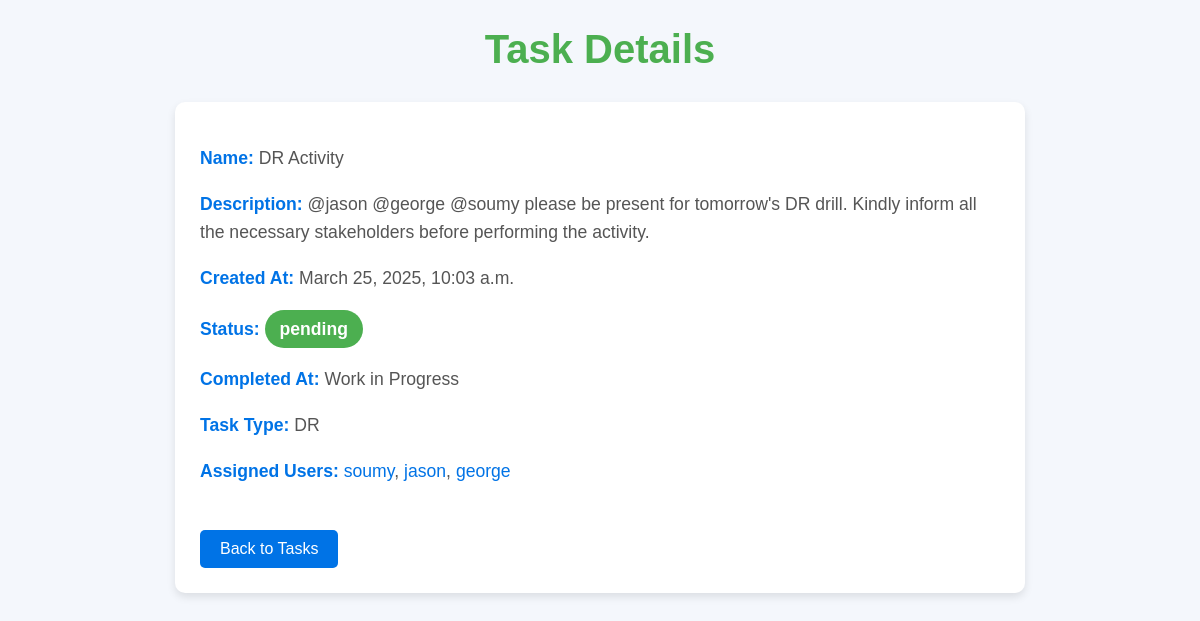
/tasks/DR Activity/, run on the app's committed database.
### tasks/models.py (models this page shows, shortened)
class Task(models.Model):
    STATUS_CHOICES = [
        ('pending', 'Pending'),
        ('in_progress', 'In Progress'),
        ('completed', 'Completed')
    ]
    name = models.CharField(max_length=255)
    description = models.TextField()
    created_at = models.DateTimeField(auto_now_add=True)
    task_type = models.CharField(max_length=100, null=True, blank=True)  # Optional
    completed_at = models.DateTimeField(null=True, blank=True)
    status = models.CharField(max_length=20, choices=STATUS_CHOICES, default='pending')
    assigned_users = models.ManyToManyField(CustomUser, related_name="tasks")  # Many users can be assigned

class CustomUser(AbstractUser):
    name = models.CharField(max_length=255, null=True, blank=True)  # Optional name field
    email = models.EmailField(unique=True)  # Enforcing unique email
    mobile = models.CharField(
        max_length=15,
        unique=True,
        validators=[RegexValidator(regex=r'^\d{10,15}$', message="Enter a valid mobile number")]
    )

### tasks/views.py (the view)
# urls.py: path('tasks/<str:task_name>/', task_detail_view, name = 'task-detail'),
def task_detail_view(request, task_name):
    task = get_object_or_404(Task, name = task_name)
    return render(request, 'tasks/task_detail.html', {'task':task})

### tasks/templates/tasks/task_detail.html (shortened to what this page needs)
<!DOCTYPE html>
<html lang="en">
  <head>
  </head>
  <body>
    <h1>Task Details</h1>
    <div class="task-details">
      <p><strong>Name:</strong> {{ task.name }}</p>
      <p><strong>Description:</strong> {{ task.description }}</p>
      <p><strong>Created At:</strong> {{ task.created_at }}</p>
      <p>
        <strong>Status:</strong>
        <span
          class="status {% if task.status == 'Pending' %}pending{% elif task.status == 'In Progress' %}in-progress{% else %}completed{% endif %}"
          >{{ task.status }}</span
        >
      </p>
      <p>
        <strong>Completed At:</strong>
        {% if task.completed_at %} {{ task.completed_at }} {% else %} Work in
        Progress {% endif %}
      </p>
      <p><strong>Task Type:</strong> {{ task.task_type }}</p>
      <p>
        <strong>Assigned Users:</strong>
        {% for user in task.assigned_users.all %}
        <a class="user-link" href="/tasks/user/{{ user.username }}/"
          >{{ user.username }}</a
        >{% if not forloop.last %}, {% endif %} {% empty %} None {% endfor %}
      </p>
      <a class="back-link" href="{% url 'all-tasks' %}">Back to Tasks</a>
    </div>
  </body>
</html>

### tasks/templates/tasks/task_detail.html (style rules this page uses)
body { font-family: Arial, sans-serif; background-color: #f4f7fc; margin: 20px; color: #333; }
h1 { text-align: center; color: #4caf50; font-size: 2.5em; margin-bottom: 30px; }
p { font-size: 1.1em; line-height: 1.6; color: #555; }
strong { color: #0073e6; }
.task-details { background-color: #fff; border-radius: 10px; box-shadow: 0 4px 8px rgba(0, 0, 0, 0.1); padding: 25px; margin: 20px auto; max-width: 800px; }
.task-details p { margin-bottom: 15px; }
.status { font-weight: bold; padding: 5px 15px; border-radius: 20px; display: inline-block; }
.status.completed { background-color: #4caf50; color: white; }
a.back-link { display: inline-block; background-color: #0073e6; color: white; padding: 10px 20px; text-decoration: none; border-radius: 5px; margin-top: 30px; text-align: center; }
a.user-link { color: #0073e6; text-decoration: none; }

### data on the page
Task: name "DR Activity", description "@jason @george @soumy please be present for tomorrow's DR drill. Kindly inform all the necessary stakeholders before performing the activity.", created_at "March 25, 2025, 10:03 a.m.", status "pending", task_type "DR"
CustomUser: username "soumy"
CustomUser: username "jason"
CustomUser: username "george"
